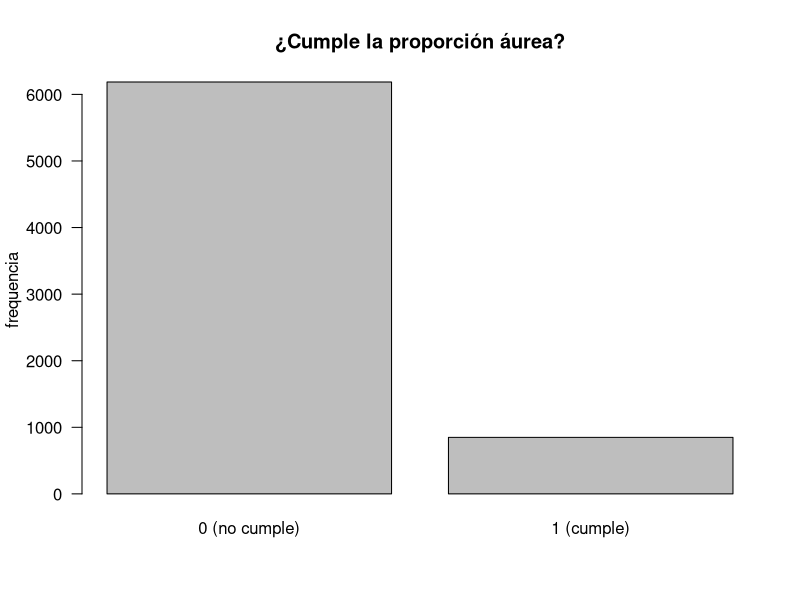
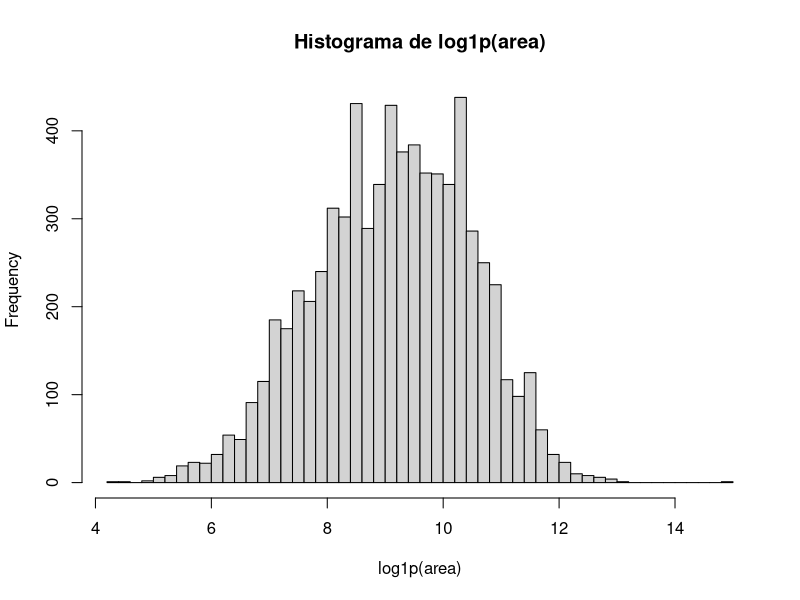
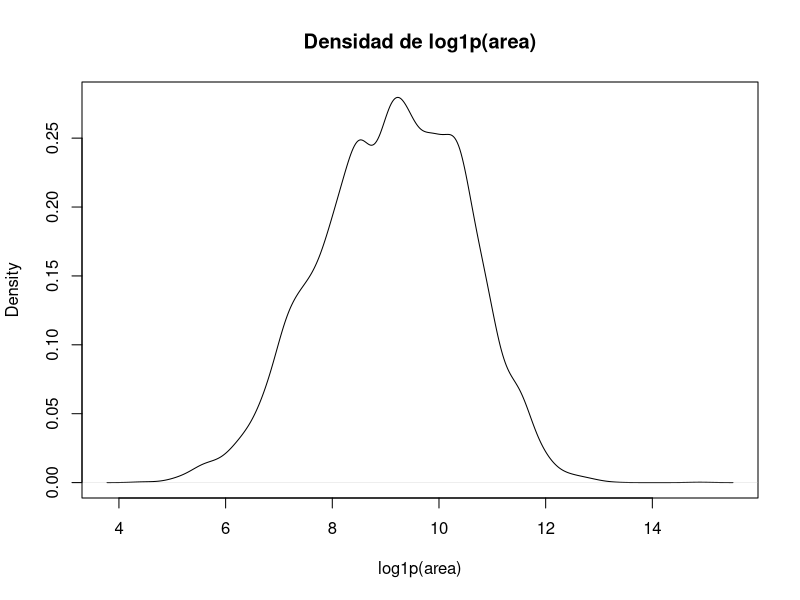
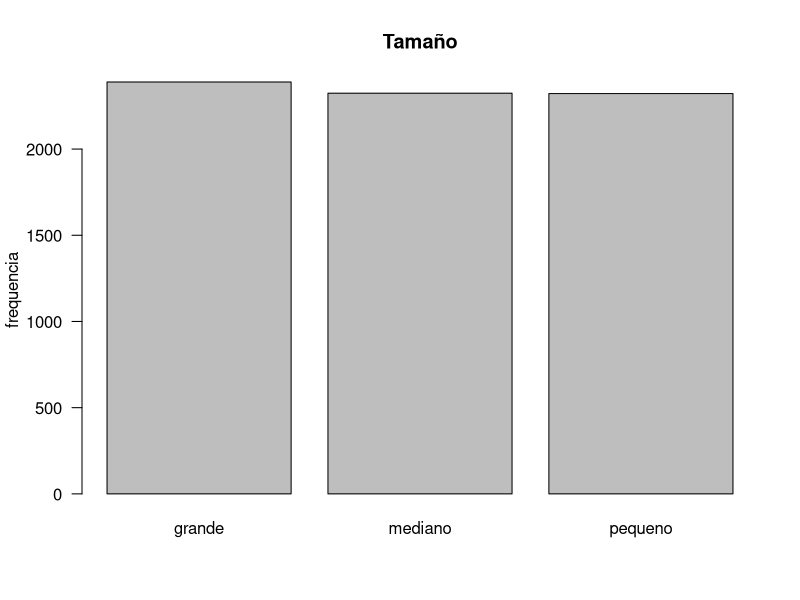
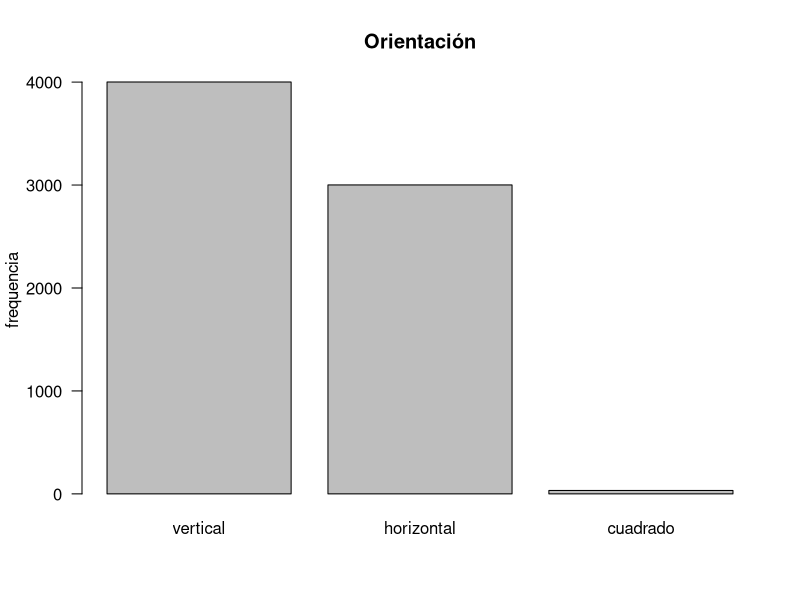
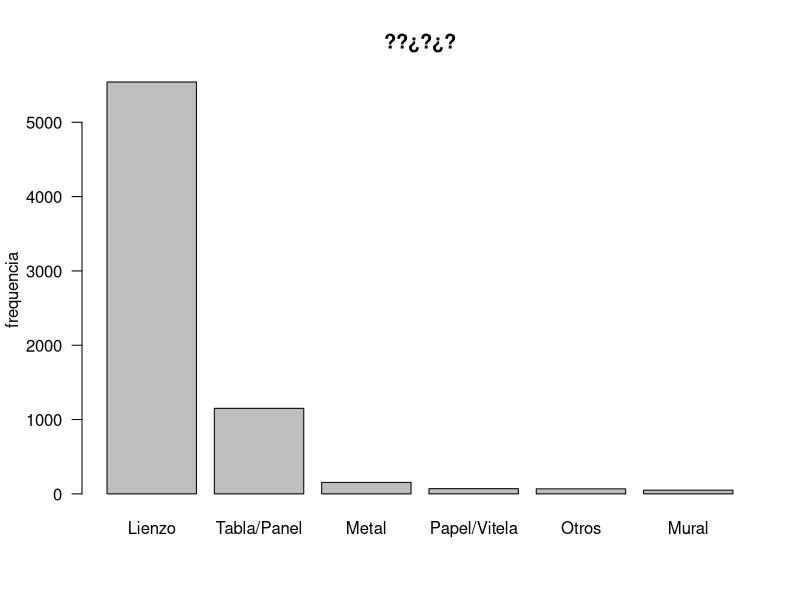
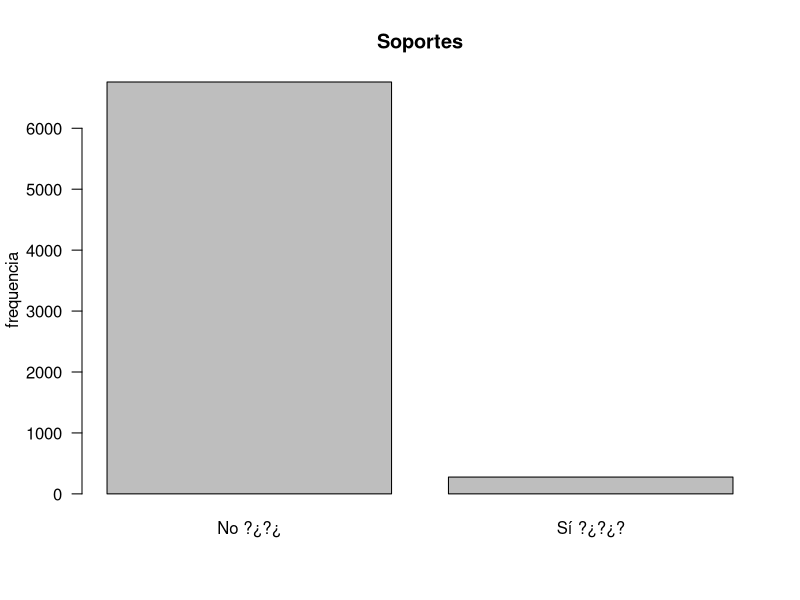
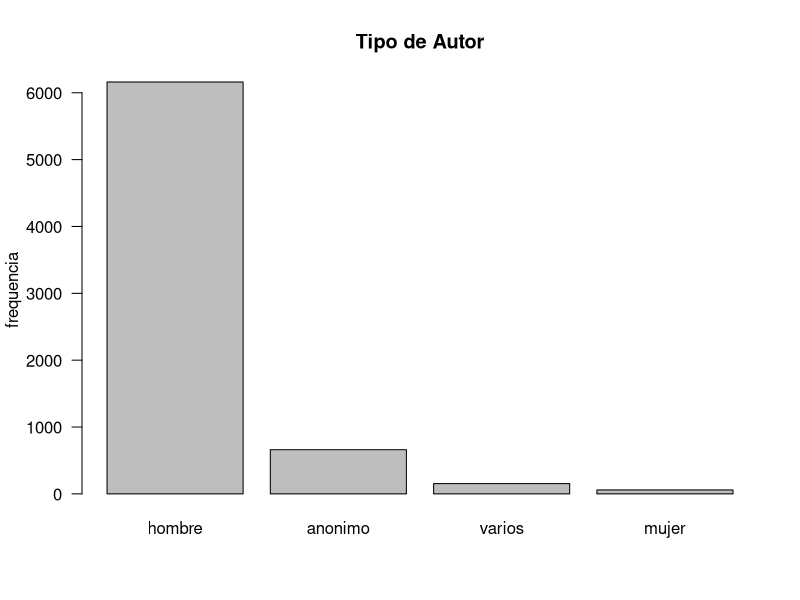

These charts were generated, in order, by the following R code:
## ---- chunk 1
knitr::opts_chunk$set(echo = TRUE)
## ---- chunk 2
library(readr)
df <- read_csv("prado_variables.csv")
## ---- chunk 3
table(df$exito)

v <- "exito"
tab <- sort(table(df[[v]]), decreasing = TRUE)

names(tab)[names(tab) == "0"] <- "0 (no cumple)"
names(tab)[names(tab) == "1"] <- "1 (cumple)"

# gráfico
barplot(tab, las = 1, main = "¿Cumple la proporción áurea?", ylab = "frequencia")

## ---- chunk 4
hist(log1p(df$area), breaks = "FD", main = "Histograma de log1p(area)", xlab = "log1p(area)")
plot(density(log1p(df$area)), main = "Densidad de log1p(area)", xlab = "log1p(area)")

## ---- chunk 5
table(df$tam_cat)

v <- "tam_cat"
tab <- sort(table(df[[v]]), decreasing = TRUE)

# gráfico
barplot(tab, las = 1, main = "Tamaño", ylab = "frequencia")

## ---- chunk 6
table(df$orientacion)

v <- "orientacion"
tab <- sort(table(df[[v]]), decreasing = TRUE)

# gráfico
barplot(tab, las = 1, main = "Orientación", ylab = "frequencia")

## ---- chunk 7
table(df$soporte_grp)

v <- "soporte_grp"
tab <- sort(table(df[[v]]), decreasing = TRUE)

# gráfico
barplot(tab, las = 1, main = "??¿?¿?", ylab = "frequencia")

## ---- chunk 8
table(df$sop_montaje)

v <- "sop_montaje"
tab <- sort(table(df[[v]]), decreasing = TRUE)

names(tab)[names(tab) == "0"] <- "No ?¿?¿"
names(tab)[names(tab) == "1"] <- "Sí ?¿?¿?"

# gráfico
barplot(tab, las = 1, main = "Soportes", ylab = "frequencia")

## ---- chunk 9
table(df$tipo_autor)

v <- "tipo_autor"
tab <- sort(table(df[[v]]), decreasing = TRUE)

# gráfico
barplot(tab, las = 1, main = "Tipo de Autor", ylab = "frequencia")

## ---- chunk 10
table(df$serie)

v <- "serie"
tab <- sort(table(df[[v]]), decreasing = TRUE)
names(tab)[names(tab) == "0"] <- "0 (No)"
names(tab)[names(tab) == "1"] <- "1 (Sí)"

# gráfico
barplot(tab, las = 1, main = "Forma parte de una serie", ylab = "frequencia")

## ---- chunk 11
table(df$fecha_est)

v <- "fecha_est"
tab <- sort(table(df[[v]]), decreasing = FALSE)

# gráfico
barplot(tab, las = 1, main = "Fecha Estimada", ylab = "frequencia")

## ---- chunk 12
table(df$fecha_ancho)

v <- "fecha_ancho"
tab <- sort(table(df[[v]]), decreasing = TRUE)

# gráfico
boxplot(tab, main = "Variabidad de la Fecha")

## ---- chunk 13
table(df$tema)

v <- "tema"
tab <- sort(table(df[[v]]), decreasing = TRUE)

# gráfico
barplot(tab, las = 2, main = "Tema de la Obra", ylab = "frequencia")

## ---- chunk 14
vars_num <- c( "area", "razon", "fecha_est")
vars_num <- vars_num[vars_num %in% names(df)]

df_num <- df[, vars_num, drop = FALSE]

set.seed(1)
idx <- sample(nrow(df_num), min(1000, nrow(df_num)))

pairs(df_num[idx, ],
      pch = 16, cex = 0.4,
      main = "Pairs: variables numéricas (muestra)")

## ---- chunk 15
panel.cor <- function(x, y, digits = 2, prefix = "", cex.cor = 1.2, ...) {
  oldusr <- par("usr")
  on.exit(par(usr = oldusr))     # <- así NO da warnings
  par(usr = c(0, 1, 0, 1))

  r <- suppressWarnings(cor(x, y, method = "spearman"))
  txt <- formatC(r, digits = digits, format = "f")
  text(0.5, 0.5, paste0(prefix, txt), cex = cex.cor)
}

pairs(df_num[idx, ],
      lower.panel = panel.smooth,
      upper.panel = panel.cor,
      pch = 16, cex = 0.4,
      main = "Pairs + Spearman")


## ---- chunk 16

# numéricas (incluye 0/1)
df_num_all <- df[, sapply(df, is.numeric), drop = FALSE]

# si no quieres incluir la respuesta en esta exploración:
df_num_all$exito <- NULL

cor_mat <- cor(df_num_all, method = "spearman")
round(cor_mat, 2)[1:10, 1:10]  # vistazo

# (opcional) visualizar
image(cor_mat, axes = FALSE, main = "Correlaciones Spearman")
axis(1, at = seq(0, 1, length.out = ncol(cor_mat)), labels = colnames(cor_mat), las = 2, cex.axis = 0.6)
axis(2, at = seq(0, 1, length.out = ncol(cor_mat)), labels = rownames(cor_mat), las = 2, cex.axis = 0.6)

## ---- chunk 17
boxplot(log1p(df$area) ~ df$exito,
        main = "Distribución de log(área+1) según cumplimiento de la condición áurea",
        xlab = "¿Cumple la condición áurea?",
        ylab = "log(área + 1)",
        las = 1)

df$exito_f <- factor(df$exito, levels = c(0, 1),
                     labels = c("No cumple", "Sí cumple"))

## ---- chunk 18
boxplot((df$fecha_est) ~ df$exito,
        main = "Distribución de la fecha estimada según cumplimiento de la condición áurea",
        xlab = "¿Cumple la condición áurea?",
        ylab = "fecha estimada",
        las = 1)


tab <- table(df$tam_cat, df$exito)
prop <- prop.table(tab, 1)  # proporciones por fila (cada tam_cat suma 1)

## ---- chunk 19
barplot(t(prop),
        beside = FALSE,
        ylim = c(0,1),
        main = "Distribución de exito dentro de cada tam_cat",
        xlab = "tam_cat",
        ylab = "Proporción",
        las = 1)
legend("topright", legend = colnames(prop), bty = "n")
## ---- chunk 20
hist(df$fecha_est, breaks="FD", main="Distribución de fecha_est", xlab="año estimado")

# tamaño a lo largo del tiempo (con suavizado)
plot(df$fecha_est, log1p(df$area), pch=16, cex=0.3,
     xlab="fecha_est", ylab="log1p(area)",
     main="Tamaño (log) vs tiempo")
lines(lowess(df$fecha_est, log1p(df$area), f=0.3), lwd=2)

## ---- chunk 21
tab <- table(df$orientacion, df$exito_f)

cols <- c("red", "green")  # No cumple / Sí cumple

barplot(t(tab),
        beside = TRUE,
        col = cols,
        las = 1,
        main = "Éxito según orientación",
        xlab = "Orientación",
        ylab = "Número de obras")

legend("topleft",
       legend = colnames(tab),
       fill = cols,
       bty = "n",
       cex = 0.9)

## ---- chunk 22
df$exito_f <- factor(df$exito, levels=c(0,1), labels=c("No cumple","Sí cumple"))
tab <- table(df$soporte_grp, df$exito_f)

rate <- tab[, "Sí cumple"] / rowSums(tab)
n <- rowSums(tab)

ord <- order(rate, decreasing=TRUE)
rate <- rate[ord]; n <- n[ord]

ylab2 <- names(rate)
ylab2 <- gsub("Papel/Vitela", "Papel/\nVitela", ylab2)
ylab2 <- gsub("Tabla/Panel", "Tabla/\nPanel", ylab2)

op <- par(no.readonly=TRUE)

par(mar=c(5, 11, 4, 2) + 0.1)   # margen izq razonable
xmax <- max(rate) * 1.35        # escala que se adapte a tus tasas
bp <- barplot(rate,
              horiz=TRUE,
              names.arg = ylab2,
              xlim = c(0, xmax),
              col="lightblue",
              las=1,
              cex.names=0.95,
              main="Tasa de cumplimiento áureo por soporte",
              xlab="P(Sí cumple)",
              ylab="")

# "Soporte" cerca, sin exagerar
mtext("Soporte", side=2, line=3)

text(x=rate, y=bp, labels=paste0("  n=", n), pos=4, cex=0.9)

par(op)


## ---- chunk 23
# Etiquetas bonitas
df$exito_f <- factor(df$exito, levels = c(0,1),
                     labels = c("No cumple", "Sí cumple"))
df$sop_montaje_f <- factor(df$sop_montaje, levels = c(0,1),
                           labels = c("No montaje", "Sí montaje"))

tab <- table(df$sop_montaje_f, df$exito_f)

cols <- c("red", "green")  # No / Sí

barplot(t(tab),
        beside = TRUE,
        col = cols,
        las = 1,
        main = "Éxito según sop_montaje",
        xlab = "sop_montaje",
        ylab = "Número de obras")

legend("topright",
       legend = colnames(tab),
       fill = cols,
       bty = "n")

rate <- tab[, "Sí cumple"] / rowSums(tab)

barplot(rate,
        ylim = c(0,1),
        col = "lightblue",
        las = 1,
        main = "Tasa de cumplimiento áureo según sop_montaje",
        xlab = "sop_montaje",
        ylab = "P(Sí cumple)")

text(seq_along(rate), rate, labels = round(rate, 3), pos = 3)

tab
round(prop.table(tab, 1), 3)  # proporciones por fila

## ---- chunk 24
# Etiquetas de exito
df$exito_f <- factor(df$exito, levels = c(0,1),
                     labels = c("No cumple","Sí cumple"))

# Serie como factor (con labels bonitos)
df$serie_f <- factor(df$serie, levels = c(0,1),
                     labels = c("No pertenece a serie", "Pertenece a serie"))

# Tabla serie x éxito
tab <- table(df$serie_f, df$exito_f)

# Proporciones dentro de cada serie (cada fila suma 1)
prop <- prop.table(tab, 1)

# Ordenar por tasa de "Sí cumple" (opcional)
rate <- prop[, "Sí cumple"]
ord <- order(rate, decreasing = TRUE)
prop <- prop[ord, , drop = FALSE]
n <- rowSums(tab)[ord]

# Colores fijos
cols <- c("red", "green")  # No cumple / Sí cumple

par(mar=c(8,4,4,2)+0.1)
bp <- barplot(t(prop),
              beside = FALSE,
              ylim = c(0,1),
              las = 2,
              col = cols,
              main = "Distribución de éxito dentro de cada grupo de serie",
              ylab = "Proporción",
              xlab = "Serie")

legend("topright",
       legend = c("No cumple","Sí cumple"),
       fill = cols,
       bty = "n")

# n encima de cada barra
text(x = bp, y = 1.02, labels = paste0("n=", n), xpd = TRUE, cex = 0.8)

# (Opcional) mirar tabla y proporciones
tab
round(prop, 3)

## ---- chunk 25
df$exito_f <- factor(df$exito, levels = c(0,1),
                     labels = c("No cumple","Sí cumple"))

tab <- table(df$tipo_autor, df$exito_f)
rate <- tab[, "Sí cumple"] / rowSums(tab)

barplot(rate, ylim=c(0,1), las=1, col="lightblue",
        main="Tasa de cumplimiento áureo por tipo de autor",
        ylab="P(Sí cumple)")
text(seq_along(rate), rate, labels=round(rate,3), pos=3, cex=0.8)

## ---- chunk 26
# Etiquetas
df$exito_f <- factor(df$exito, levels = c(0,1),
                     labels = c("No cumple","Sí cumple"))

df$serie_f <- factor(df$serie, levels = c(0,1),
                     labels = c("No pertenece a serie", "Pertenece a serie"))

tab <- table(df$serie_f, df$exito_f)
cols <- c("red", "green")  # No cumple / Sí cumple

# 1) UNA barra por etiqueta (apilada) con CONTEOS
barplot(tab,
        beside = FALSE,
        col = cols,
        las = 1,
        main = "Éxito según pertenencia a serie",
        xlab = "Serie",
        ylab = "Número de obras")

legend("topright",
       legend = colnames(tab),
       fill = cols,
       bty = "n")

tab
round(prop.table(tab, 1), 3)   # proporciones dentro de cada grupo de serie

## ---- chunk 27
df$exito_f <- factor(df$exito, levels = c(0,1),
                     labels = c("No cumple","Sí cumple"))

boxplot(df$fecha_est ~ df$exito_f,
        main = "Fecha estimada según cumplimiento áureo",
        xlab = "¿Cumple?",
        ylab = "fecha_est (año)",
        las = 1)

## ---- chunk 28
# Etiquetas bonitas para exito
df$exito_f <- factor(df$exito, levels = c(0,1),
                     labels = c("No cumple","Sí cumple"))

# Tabla tema × exito
tab <- table(df$tema, df$exito_f)

# Tasa de éxito por tema
rate <- tab[, "Sí cumple"] / rowSums(tab)
n <- rowSums(tab)

# Ordenar (elige UNA de estas dos)
ord <- order(rate, decreasing = TRUE)   # por tasa de éxito
# ord <- order(n, decreasing = TRUE)    # por tamaño muestral

rate <- rate[ord]
n <- n[ord]

# Línea base (tasa global)
p_global <- mean(df$exito_f == "Sí cumple")

# Plot horizontal para que se lean todos los temas
par(mar = c(5, 16, 4, 2) + 0.1)

bp <- barplot(rate,
              horiz = TRUE,
              xlim = c(0, 1),
              col = "lightblue",
              las = 1,
              main = "Tasa de cumplimiento áureo por tema",
              xlab = "P(Sí cumple)")

abline(v = p_global, lty = 2)

# Etiquetas con n
text(x = rate, y = bp, labels = paste0("n=", n), pos = 4, cex = 0.8)

par(mar = c(5,4,4,2) + 0.1)

## ---- chunk 29
# ORIENTACION vs TAM_CAT  (barras 100% por tamaño)
tab <- table(df$orientacion, df$tam_cat)
tab  # conteos

prop_col <- prop.table(tab, 2)  # proporciones dentro de cada tam_cat
round(prop_col, 3)

cols <- c("skyblue3","orange2","gray50")  # vertical / horizontal / cuadrado (ajusta si quieres)

barplot(prop_col,
        beside = FALSE,
        ylim = c(0, 1),
        las = 1,
        col = cols,
        main = "Orientación dentro de cada tamaño (tam_cat)",
        xlab = "Tamaño (tam_cat)",
        ylab = "Proporción")

legend("topright", legend = rownames(prop_col), fill = cols, bty = "n")

## ---- chunk 30
# Factores bonitos
df$exito_f <- factor(df$exito, levels=c(0,1), labels=c("No cumple","Sí cumple"))

# Asegura orden (opcional)
df$tam_cat <- factor(df$tam_cat, levels=c("pequeno","mediano","grande"))
df$orientacion <- factor(df$orientacion, levels=c("horizontal","vertical","cuadrado"))

# Tabla 3D: orientacion x tam_cat x exito
tab3 <- table(df$orientacion, df$tam_cat, df$exito_f)

# Colores fijos para éxito
cols_ex <- c("red","green")  # No cumple / Sí cumple

op <- par(no.readonly = TRUE)
par(mfrow=c(1,3), mar=c(7,4,4,1)+0.1)  # 3 paneles

for(tam in levels(df$tam_cat)){

  tab_tam <- tab3[, tam, ]               # orientacion x exito
  prop_tam <- prop.table(tab_tam, 1)     # dentro de cada orientacion suma 1

  bp <- barplot(t(prop_tam),
                beside=FALSE,
                ylim=c(0,1),
                las=2,
                col=cols_ex,
                main=paste("tam_cat =", tam),
                ylab="Proporción",
                xlab="Orientación")

  # n por orientación (tamaño muestral)
  n <- rowSums(tab_tam)
  text(x=bp, y=1.02, labels=paste0("n=", n), xpd=TRUE, cex=0.8)
}

legend("topright",
       legend=c("No cumple","Sí cumple"),
       fill=cols_ex, bty="n", inset=c(-0.15,0))

par(op)

## ---- chunk 31
# Serie con etiquetas bonitas (si ya la tienes, puedes saltarte esto)
df$serie_f <- factor(df$serie, levels = c(0,1),
                     labels = c("No pertenece a serie", "Pertenece a serie"))

# Tabla: soporte (filas) x serie (columnas)
tab <- table(df$soporte_grp, df$serie_f)
tab  # conteos


par(mar=c(6,4,4,12)+0.1, xpd=NA)  # MÁS margen derecho + permitir dibujar fuera
bp <- barplot(prop,
              beside = FALSE,
              ylim = c(0,1),
              las = 1,
              col = cols,
              main = "Soporte dentro de cada grupo de serie",
              xlab = "Serie",
              ylab = "Proporción")

# n total por cada grupo de serie
n_serie <- colSums(tab)
text(x = bp, y = 1.02, labels = paste0("n=", n_serie), cex = 0.85)

# Leyenda a la derecha (no se corta)
legend("topright",
       inset = c(-0.35, 0),
       legend = rownames(prop),
       fill = cols,
       bty = "n",
       cex = 0.9)

